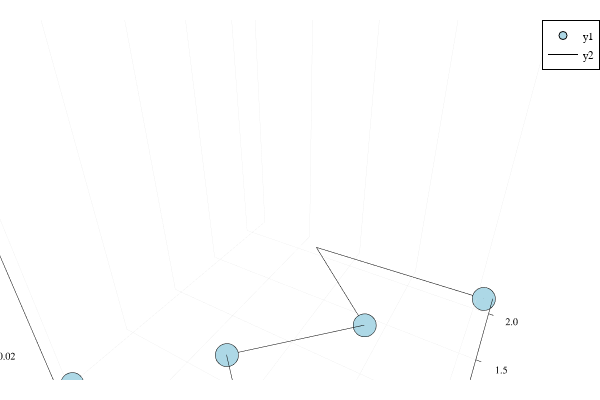

Notebook code for this chart:
### Code cell
Q = flatten(P)
p = plot(zlim=(0,0.1))
plotChain!(Q,"lightblue")

### Figure 1 — Plotly figure (JSON) as saved in the notebook; plotly's stock layout.template omitted (floating-point values rounded to 4 significant figures)
{"data": [{"colorbar": {"title": {"text": ""}}, "legendgroup": "y1", "marker": {"color": "rgba(173, 216, 230, 1.000)", "line": {"color": "rgba(0, 0, 0, 1)", "width": 1}, "size": 8, "symbol": "circle"}, "mode": "markers", "name": "y1", "showlegend": true, "type": "scatter3d", "x": [0, 1.414, 0.6829, 1.365, 0.6336, 2.047], "xaxis": "x", "y": [0, 0, 0.682, 1.413, 2.095, 2.154], "yaxis": "y", "z": [0, 0, 0, 1.225e-16, -2.465e-32, 3.682e-16], "zmax": null, "zmin": null}, {"colorbar": {"title": {"text": ""}}, "legendgroup": "y2", "line": {"color": "rgba(0, 0, 0, 1)", "dash": "solid", "shape": "linear", "width": 1}, "mode": "lines", "name": "y2", "showlegend": true, "type": "scatter3d", "x": [0, 1.414, 0.6829, 1.365, 0.6336, 2.047], "xaxis": "x", "y": [0, 0, 0.682, 1.413, 2.095, 2.154], "yaxis": "y", "z": [0, 0, 0, 1.225e-16, -2.465e-32, 3.682e-16], "zmax": null, "zmin": null}], "layout": {"annotations": [], "height": 400, "legend": {"bgcolor": "rgba(255, 255, 255, 1.000)", "bordercolor": "rgba(0, 0, 0, 1)", "borderwidth": 1, "font": {"color": "rgba(0, 0, 0, 1)", "family": "sans-serif", "size": 11}, "tracegroupgap": 0, "traceorder": "normal", "x": 1, "xanchor": "auto", "y": 1, "yanchor": "auto"}, "margin": {"b": 20, "l": 0, "r": 0, "t": 20}, "paper_bgcolor": "rgba(255, 255, 255, 1.000)", "plot_bgcolor": "rgba(255, 255, 255, 1.000)", "scene": {"aspectmode": "auto", "aspectratio": {"x": 1, "y": 1, "z": 1}, "camera": {"center": {"x": 0, "y": 0, "z": 0}, "eye": {"x": 0.488, "y": -0.8453, "z": 0.5635}, "projection": {"type": "perspective"}, "up": {"x": 0, "y": 0, "z": 1}}, "xaxis": {"anchor": "y1", "domain": [0.05101, 0.9934], "gridcolor": "rgba(0, 0, 0, 0.1)", "gridwidth": 0.5, "linecolor": "rgba(0, 0, 0, 1)", "mirror": false, "range": [-0.0614, 2.108], "showgrid": true, "showline": true, "showticklabels": true, "tickangle": 0, "tickcolor": "rgb(0, 0, 0)", "tickfont": {"color": "rgba(0, 0, 0, 1)", "family": "sans-serif", "size": 11}, "tickmode": "array", "ticks": "inside", "ticktext": ["0.0", "0.5", "1.0", "1.5", "2.0"], "tickvals": [0, 0.5, 1, 1.5, 2], "title": {"font": {"color": "rgba(0, 0, 0, 1)", "family": "sans-serif", "size": 15}, "text": ""}, "type": "linear", "visible": true, "zeroline": false, "zerolinecolor": "rgba(0, 0, 0, 1)"}, "yaxis": {"anchor": "x1", "domain": [0.03762, 0.9902], "gridcolor": "rgba(0, 0, 0, 0.1)", "gridwidth": 0.5, "linecolor": "rgba(0, 0, 0, 1)", "mirror": false, "range": [-0.06463, 2.219], "showgrid": true, "showline": true, "showticklabels": true, "tickangle": 0, "tickcolor": "rgb(0, 0, 0)", "tickfont": {"color": "rgba(0, 0, 0, 1)", "family": "sans-serif", "size": 11}, "tickmode": "array", "ticks": "inside", "ticktext": ["0.0", "0.5", "1.0", "1.5", "2.0"], "tickvals": [0, 0.5, 1, 1.5, 2], "title": {"font": {"color": "rgba(0, 0, 0, 1)", "family": "sans-serif", "size": 15}, "text": ""}, "type": "linear", "visible": true, "zeroline": false, "zerolinecolor": "rgba(0, 0, 0, 1)"}, "zaxis": {"gridcolor": "rgba(0, 0, 0, 0.1)", "gridwidth": 0.5, "linecolor": "rgba(0, 0, 0, 1)", "mirror": false, "range": [0, 0.1], "showgrid": true, "showline": true, "showticklabels": true, "tickangle": 0, "tickcolor": "rgb(0, 0, 0)", "tickfont": {"color": "rgba(0, 0, 0, 1)", "family": "sans-serif", "size": 11}, "tickmode": "array", "ticks": "inside", "ticktext": ["0.00", "0.02", "0.04", "0.06", "0.08", "0.10"], "tickvals": [0, 0.02, 0.04, 0.06, 0.08, 0.1], "title": {"font": {"color": "rgba(0, 0, 0, 1)", "family": "sans-serif", "size": 15}, "text": ""}, "type": "linear", "visible": true, "zeroline": false, "zerolinecolor": "rgba(0, 0, 0, 1)"}}, "showlegend": true, "width": 600}}
